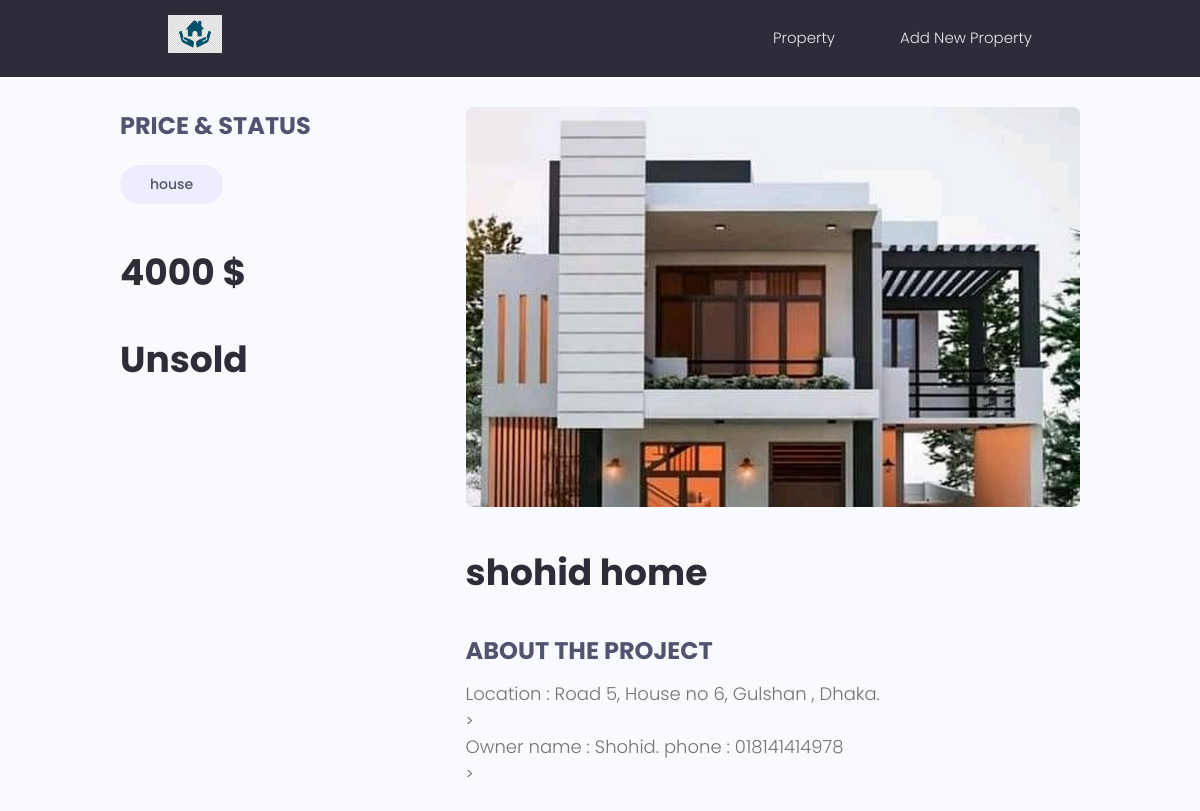
Page /projects/13c00a17-0ae0-44a0-8366-75bc085ad7d5/ on the committed database.
### projects/models.py (models this page shows, shortened)
class Tag(models.Model):
    name = models.CharField(max_length=100)
    created = models.DateTimeField(auto_now_add=True)
    id = models.UUIDField(default=uuid.uuid4, unique=True,
                          primary_key=True, editable=False)
    def __str__(self) -> str:
        return self.name

class Projects(models.Model):
    title = models.CharField(max_length=200)
    featured_image = models.ImageField(
        blank=True, null=True, default='default.jpg')
    location = models.TextField(max_length=100,null=True, blank=True)
    owner_name = models.TextField(max_length=100,null=True, blank=True)
    price = models.IntegerField(null=True, blank=True)
    status = models.CharField(max_length=20, null=True, blank=True)
    tags = models.ManyToManyField('Tag', blank=True)
    created = models.DateTimeField(auto_now_add=True)
    id = models.UUIDField(default=uuid.uuid4, unique=True,
                          primary_key=True, editable=False)

### projects/views.py (the view)
def project_detail(request, project_id):
    project = Projects.objects.get(id=project_id)
    context = {'project': project}
    return render(request, 'projects/single-project.html', context)

### projects/templates/projects/single-project.html
{% extends 'main.html' %}
{% block content %}
<main class="singleProject my-md">
    <div class="container">
      <div class="layout">
        <div class="column column--1of3">
          <h3 class="singleProject__subtitle">Price & Status</h3>
          <div class="singleProject__toolStack">
            {% for t in project.tags.all %}
            <span class="tag tag--pill tag--sub tag--lg">
              <small>{{t}}</small>
            </span>
            {% endfor %}
          </div>
        {% if project.price %}
          <h3 class="singleProject__title" >{{project.price}} $</h3>
        {% endif %}
        {% if project.status %}
          <h3 class="singleProject__title">{{project.status}}</h3>
        {% endif %}
        </div>
        <div class="column column--2of3">
          <img class="singleProject__preview" src="{{project.featured_image.url}}" alt="portfolio thumbnail" />
          <h2 class="singleProject__title">{{ project.title}}</h2>
          <h3 class="singleProject__subtitle">About the Project</h3>
          <div class="singleProject__info"><h6> Location : {{ project.location }}</h6>></div>
          <div class="singleProject__info"><h6> Owner name : {{ project.owner_name }}</h6>></div>
      </div>
    </div>
    </div>
  </main>
{% endblock %}

### static/styles/app.css (style rules this page uses)
:root { --color-sub: #2d2d39; }
img { width: 100%; }
.singleProject .column--1of3 { order: 2; }
@media screen and (min-width: 1081px) { .singleProject .column--1of3 { order: 1; } }
@media screen and (min-width: 1081px) { .singleProject .column--2of3 { order: 2; } }
.singleProject__toolStack { margin-top: 2rem; margin-bottom: 4rem; }
.singleProject__preview { height: 50vh; object-fit: cover; object-position: top center; margin-bottom: 3rem; border-radius: 0.7rem; }
.singleProject__title { font-size: 3.6rem; font-weight: 700; color: var(--color-sub); margin-bottom: 3rem; }
.singleProject__subtitle { text-transform: uppercase; font-size: 2.4rem; font-weight: 700; color: var(--color-sub-light); margin-bottom: 1rem; }

### static/uikit/styles/modules/_variables.css (style rules this page uses)
:root { --color-main: #5aa5b9; --color-main-light: #e6faff; --color-sub: #3f4156; --color-sub-light: #51546e; --color-sub-lighter: #ededfd; --color-text: #737373; --color-gray: #8b8b8b; --color-light: #e5e7eb; --color-light-gray: #767676; --color-bg: #f8fafd; --color-white: #fffefd; --color-white-light: #f3f3f3; --color-success: #359e64; --color-success-bg: #def8e8; --color-error: #fc4b0b; --color-error-bg: #fff2ee; --font-base: 'Poppins', arial, helvetica, 'Segoe UI', roboto, ubuntu, sans-serif; --font-monospace: 'Fira Code', 'Courier New', courier, monospace; --font-regular: 300; --font-medium: 500; --font-bold: 700; --generic-shadow: 1px 1px 5px #00000010; --generic-transition: all 0.3s ease-in-out; }

### static/uikit/styles/modules/_base.css (style rules this page uses)
* { margin: 0; padding: 0; box-sizing: border-box; text-rendering: optimizeLegibility; color: inherit; font-size: inherit; }
html { font-size: 50%; }
@media only screen and (min-width: 480px) { html { font-size: 56.25%; } }
@media only screen and (min-width: 1200px) { html { font-size: 62.5%; } }
body { line-height: 1.6; font-weight: 400; font-size: 1.5rem; color: var(--color-text); background-color: var(--color-bg); min-height: 100vh; }

### static/uikit/styles/modules/_typography.css (style rules this page uses)
* { font-family: var(--font-base); }
h2 { font-size: 3.6rem; font-weight: var(--font-bold); }
h3 { font-size: 3.2rem; font-weight: var(--font-medium); }
h5, h6 { font-weight: var(--font-regular); }
h6 { font-size: 1.8rem; }
p, span, strong { font-size: 1.6rem; color: var(--color-text); font-weight: var(--font-regular); }

### static/uikit/styles/modules/_utilities.css (style rules this page uses)
.container { width: 92%; max-width: 165rem; margin: 0 auto; box-sizing: border-box; }
@media screen and (min-width: 1000px) { .container { width: 90%; } }
@media screen and (min-width: 1200px) { .container { width: 80%; } }
.my-md { margin: 3rem auto; }

### static/uikit/styles/modules/_tag.css (style rules this page uses)
.tag { display: inline-flex; align-items: center; background-color: var(--color-sub); height: -webkit-fit-content; height: -moz-fit-content; height: fit-content; width: -webkit-fit-content; width: -moz-fit-content; width: fit-content; border-radius: 0.5rem; padding: 0.5rem 1.5rem; font-size: 1.2rem; cursor: pointer; }
.tag > small { color: var(--color-white); }
.tag--pill { border-radius: 5rem; }
.tag--sub, .tag--sub > small { background: var(--color-sub-lighter); color: var(--color-sub-light); font-weight: 500; }
.tag--lg { padding: 0.8rem 3rem; font-size: 1.4rem; }

### static/uikit/styles/modules/_layout.css (style rules this page uses)
.layout { display: flex; flex-flow: row wrap; justify-content: space-between; }
.layout > .column { margin-bottom: 3rem; }
.layout > .column.column--1of3 { flex-basis: 30%; }
.layout > .column.column--2of3 { flex-basis: 64%; }

### rows in the picture
Tag: name "house"
Projects: price "4000", status "Unsold", featured_image (picture), title "shohid home", location "Road 5, House no 6, Gulshan , Dhaka.", owner_name "Shohid. phone : 018141414978"
